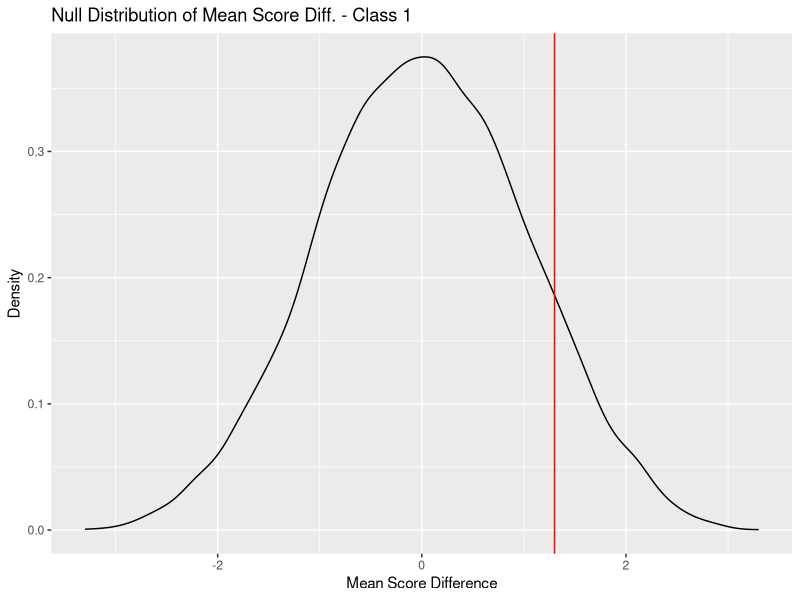
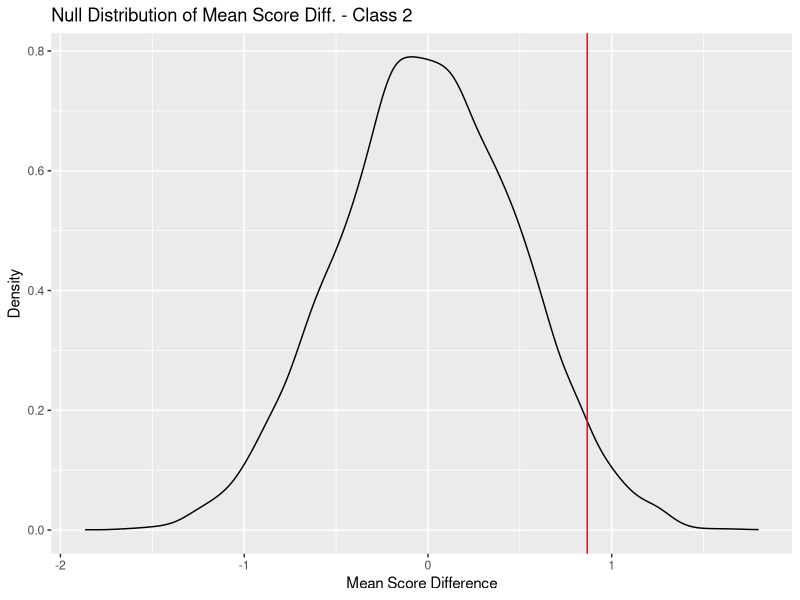

Here is the R script that generated these plots, in order:
## ---- chunk 1
knitr::opts_chunk$set(echo = TRUE)
## ---- chunk 2
library(tidyverse)
## ---- chunk 3
act_data <- read.table('act.txt', header = TRUE)
## ---- chunk 4
(class_stats <- act_data %>%
   group_by(class) %>%
   summarize(avg_pre = mean(pre), 
             avg_post = mean(post),
             difference = avg_post - avg_pre))
## ---- chunk 5
c1_diff <- class_stats %>%
  filter(class == 'class1') %>%
  select(difference) %>%
  pull()

c2_diff <- class_stats %>%
  filter(class == 'class2') %>%
  select(difference) %>%
  pull()
## ---- chunk 6
permuter <- function(which_class, nreps = 10000) {
  
  new_data <- act_data %>%
    filter(class == which_class)
  
  mean_diffs <- map_df(1:nreps, function(x) {
    new_data %>%
      mutate(x = runif(n()),
             perm_pre = ifelse(x > 0.5, pre, post),
             perm_post = ifelse(x < 0.5, pre, post)) %>%
      summarize(mean_diff = mean(perm_post - perm_pre))
      
  })
  
  return(mean_diffs)
  
}
## ---- chunk 7
c1_perm_diffs <- permuter('class1')
## ---- chunk 8
c1_perm_diffs %>%
  ggplot(aes(x = mean_diff)) +
  geom_density() +
  geom_vline(xintercept = c1_diff, color = 'red') +
  labs(title = 'Null Distribution of Mean Score Diff. - Class 1',
       x = 'Mean Score Difference',
       y = 'Density')
## ---- chunk 9
c1_perm_diffs %>%
  summarize(P_Value = mean(mean_diff > c1_diff))
## ---- chunk 10
c2_perm_diffs <- permuter('class2')
## ---- chunk 11
c2_perm_diffs %>%
  ggplot(aes(x = mean_diff)) +
  geom_density() +
  geom_vline(xintercept = c2_diff, color = 'red') +
  labs(title = 'Null Distribution of Mean Score Diff. - Class 2',
       x = 'Mean Score Difference',
       y = 'Density')
## ---- chunk 12
c2_perm_diffs %>%
  summarize(P_Value = mean(mean_diff > c2_diff))
